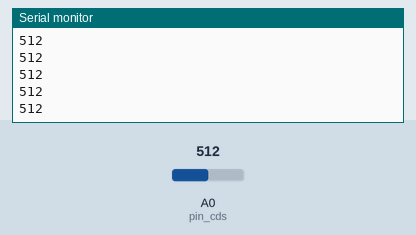
A sketch run on a simulated Arduino Uno, built with avr-gcc and run on an emulated ATmega328P. On the bench: the last lines printed to the serial monitor. The inputs (shaded band) are chosen by the test bench; at power-on: A0 (pin_cds) = 512.

Above: at 1.2 s.
1.3 s: A0 (pin_cds) set to 716
At 2.0 s:
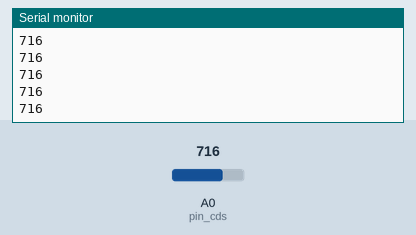
2.8 s: A0 (pin_cds) set to 900
At 3.9 s:
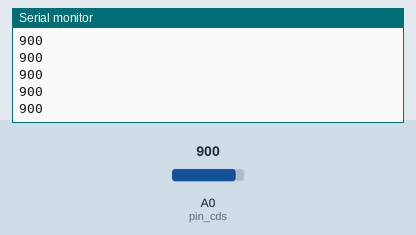
Timing chart, 0 to 5.8 s (numbered marks = the images above; inputs shaded):
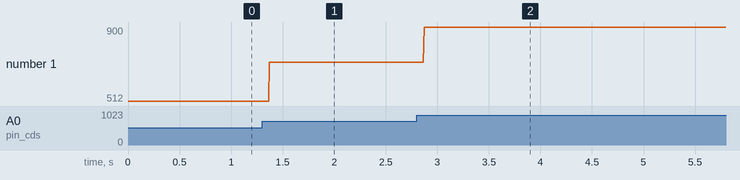

The sketch:

CdS_________.ino
```cpp
int pin_cds = A0;
int val = 0;

void setup() {
    Serial.begin(9600);
    pinMode(pin_cds, INPUT);
}

void loop() {
    val = analogRead(pin_cds);
    Serial.println(val);
}
```

Measured:
- after the input at 1.3 s, the serial monitor: prints a new line after 0.07 s (image 1)
- after the input at 2.8 s, the serial monitor: prints a new line after 0.07 s (image 2)
- plotted number 1: 512 → 716 after the input at 1.3 s, 716 → 900 after the input at 2.8 s
